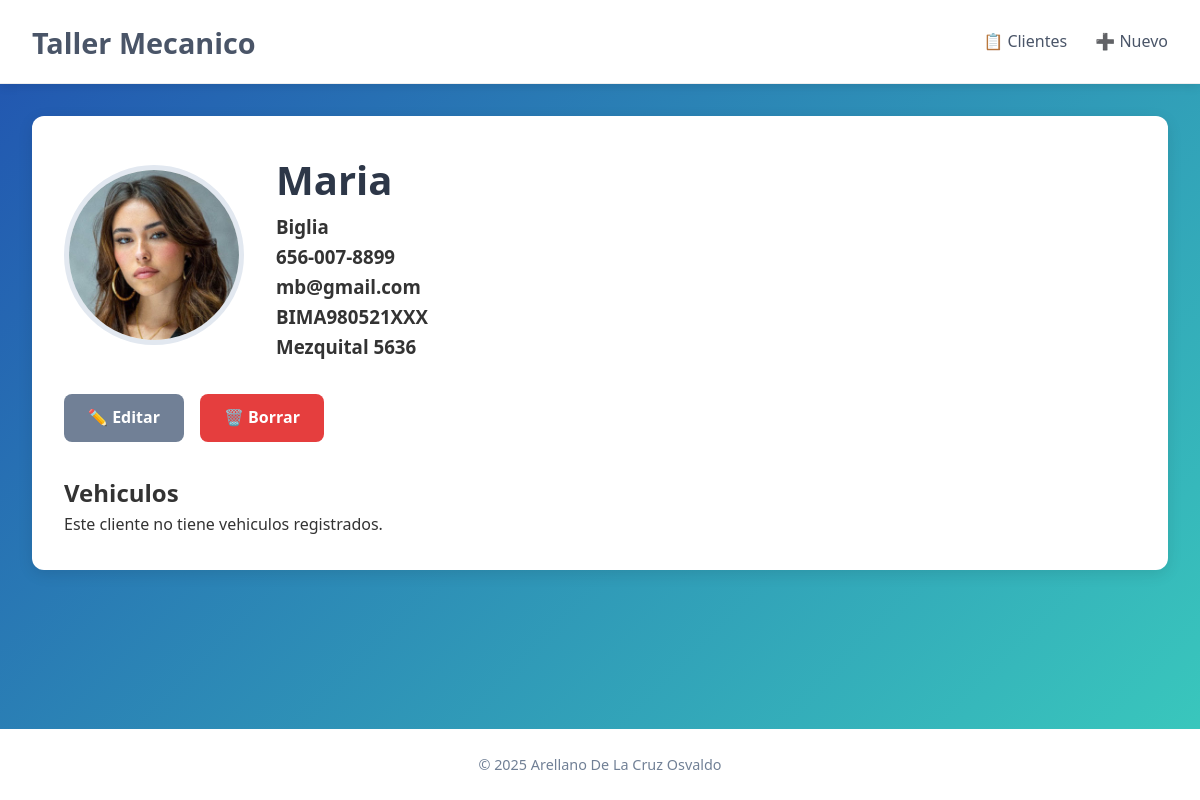
Page /cliente/2/ on the committed database.
### app_cliente/models.py (models this page shows, shortened)
class Cliente(models.Model):
    nombre = models.CharField(max_length=100)
    apellido = models.CharField(max_length=100)
    telefono = models.CharField(max_length=15)
    email = models.EmailField(unique=True)
    rfc = models.CharField(max_length=120, unique=True)
    direccion = models.CharField(max_length=255)
    foto_cliente = models.ImageField(upload_to='img_clientes/', blank=True, null=True)
    class Meta:
        verbose_name = "Cliente"
        verbose_name_plural = "Clientes"

### app_cliente/views.py (the view)
# urls.py: path('cliente/<int:cliente_id>/', views.detalle_cliente, name='detalle_cliente'),
def detalle_cliente(request, cliente_id):
    cliente = get_object_or_404(Cliente, id=cliente_id)
    return render(request, 'detalle_cliente.html', {'cliente': cliente})

### app_cliente/templates/detalle_cliente.html (shortened to what this page needs)
{% extends 'base.html' %}
{% block contenido %}
<article class="artist-detail">
    <div class="artist-banner">
        {% if cliente.foto_cliente %}
            <img src="{{ cliente.foto_cliente.url }}" alt="Foto de {{ cliente.nombre }}" class="detail-photo">
        {% else %}
            <div class="detail-placeholder">👤</div>
        {% endif %}
        <div class="artist-info">
            <h1>{{ cliente.nombre }}</h1>
            <h3>{{ cliente.apellido }}</h3>
            <h3>{{ cliente.telefono }}</h3>
            <h3>{{ cliente.email }}</h3>
            <h3>{{ cliente.rfc }}</h3>
            <h3>{{ cliente.direccion }}</h3>
        </div>
    </div>
    <div class="detail-actions">
        <a href="{% url 'app_cliente:editar_cliente' cliente.id %}" class="btn btn-secondary">✏️ Editar</a>
        <a href="{% url 'app_cliente:borrar_cliente' cliente.id %}" class="btn btn-danger">🗑️ Borrar</a>
    </div>
    <section class="songs-section">
        <h2>Vehiculos</h2>
        {% if cliente.vehiculos.all %}
        <ul class="song-list">
            {% if vehiculo.foto_vehiculo %}
                <img src="{{ vehiculo.foto_vehiculo.url }}" alt="Foto de {{ vehiculo.matricula }}" class="detail-photo2">
            {% else %}
                <div class="detail-placeholder2">👤</div>
            {% endif %}
            {% for vehiculo in cliente.vehiculos.all %}
            <li>{{ vehiculo.marca }}</li>
            <li>{{ vehiculo.modelo }}</li>
            <li>{{ vehiculo.anio }}</li>
            <li>{{ vehiculo.matricula }}</li>
            <li>{{ vehiculo.kilometraje }}</li>
            {% endfor %}
        </ul>
        {% else %}
        <p class="empty-message">Este cliente no tiene vehiculos registrados.</p>
        {% endif %}
    </section>
</article>
{% endblock %}

### app_cliente/static/css/styles.css (style rules this page uses)
* { margin: 0; padding: 0; box-sizing: border-box; }
body { font-family: 'Segoe UI', Tahoma, Geneva, Verdana, sans-serif; background: linear-gradient(135deg, #2153b0 0%, #3acbbd 100%); color: #333; line-height: 1.6; }
.artist-detail { background: white; border-radius: 12px; overflow: hidden; box-shadow: 0 4px 15px rgba(0,0,0,0.1); padding: 2rem; }
.artist-banner { display: flex; gap: 2rem; margin-bottom: 2rem; align-items: center; }
.detail-photo { width: 180px; height: 180px; border-radius: 50%; object-fit: cover; border: 5px solid #e2e8f0; }
.artist-info h1 { font-size: 2.5rem; color: #2d3748; }
.detail-actions { margin-bottom: 2rem; display: flex; gap: 1rem; }
.btn { padding: 0.7rem 1.5rem; border: none; border-radius: 8px; font-weight: 600; cursor: pointer; transition: background 0.3s; text-decoration: none; display: inline-block; }
.btn-secondary { background: #718096; color: white; }
.btn-danger { background: #e53e3e; color: white; }

### rows in the picture
Cliente: foto_cliente (picture), nombre "Maria", apellido "Biglia", telefono "656-007-8899", email "mb@gmail.com", rfc "BIMA980521XXX", direccion "Mezquital 5636"
